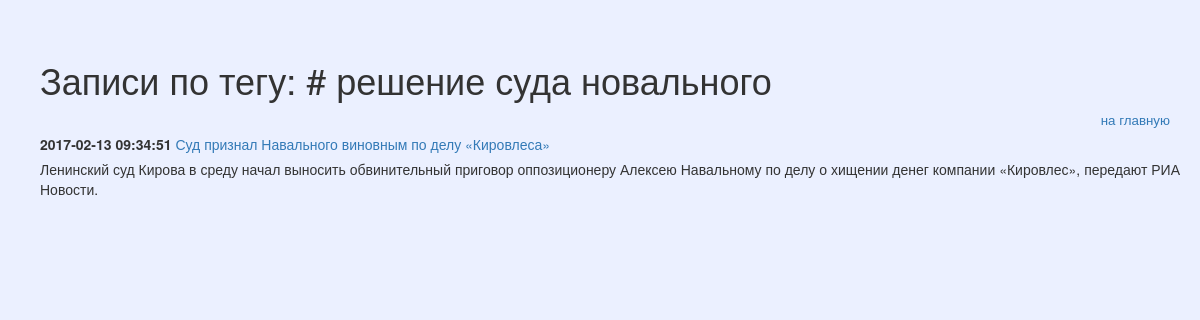
/include/posttotag.php?tag= решение суда новального, run on the app's committed database.
### tables this page shows
CREATE TABLE `post` (
  `post_id` bigint(20) UNSIGNED NOT NULL,
  `post_title` varchar(255) DEFAULT NULL,
  `post_min_text` text,
  `post_text` text,
  `post_create_datetime` timestamp NULL DEFAULT NULL,
  `post_update_datetime` timestamp NOT NULL DEFAULT CURRENT_TIMESTAMP ON UPDATE CURRENT_TIMESTAMP
);

### include/db.php (called while the page is built, shortened)
<?php
try {
    $link = new PDO('mysql:host=localhost;dbname=blog', 'stud', 'password');
} catch (PDOException $e) {
    print "Error!: " . $e->getMessage() . "<br/>";
    die();
}
if($_GET['tag']) {
    $gettag = $_GET['tag'];
    $select_post_tag = $link ->query("SELECT tag_id FROM tag WHERE tag_title = '$gettag'");
    if (!$select_post_tag) {
        echo "PDO::errorInfo():";
        print_r($link->errorInfo());
    } else $insert_tag_id = $select_post_tag->fetchAll();
    $tag_id_for_post = $insert_tag_id[0][0];
    $select_posts_for_tag = $link ->query("SELECT post.* from post LEFT JOIN post_to_tag USING (post_id) WHERE post_to_tag.tag_id = '$tag_id_for_post' ORDER BY post.post_create_datetime DESC");
    $result_posts_for_tag = $select_posts_for_tag ->fetchAll(PDO::FETCH_ASSOC);
}

### include/posttotag.php (the view, shortened to what this page needs)
<?php
require_once 'db.php';
?>
<!DOCTYPE html>
<html lang="ru">
	<head>
		<link rel="stylesheet" href="../css/bootstrap.css">
		<link rel="stylesheet" href="../css/styless.css">
	</head>
	<body>
		<div id="wrapper">
			<h1>Записи по тегу: <?="#".$_GET['tag']; ?></h1>
			<p class="nav">
				<a href="../index.php">на главную</a>
			</p>
            <?php for($i=0;$i<count($result_posts_for_tag);$i++):?>
			<div class="note">
				<p>
					<span class="date"><?=$result_posts_for_tag[$i]['post_create_datetime'];?></span>
					<a href="../include/note.php?id=<?=$result_posts_for_tag[$i]['post_id']?>"><?=$result_posts_for_tag[$i]['post_title'];?></a>
				</p>
				<p>
					<?=$result_posts_for_tag[$i]['post_min_text'];?>
				</p>
			</div>
            <?php endfor;
            ?>
		</div>
	</body>
</html>

### css/styless.css (style rules this page uses)
body { background-color: #EBF0FF; }
#wrapper { margin-top: 20px; padding: 20px; text-align: justify; margin-left: 20px; }
#wrapper > div { margin-bottom: 15px; }
#wrapper p { margin-bottom: 5px; }
.date { font-weight: bold; }
.nav { text-align: right; padding-right: 10px; font-size: 10pt; }

### data on the page
post: post_create_datetime "2017-02-13 09:34:51", post_title "Суд признал Навального виновным по делу «Кировлеса»", post_min_text "Ленинский суд Кирова в среду начал выносить обвинительный приговор оппозиционеру Алексею Навальному по делу о хищении денег компании «Кировлес», передают РИА Новости."

### other printed values
$_GET['tag'] "решение суда новального"
